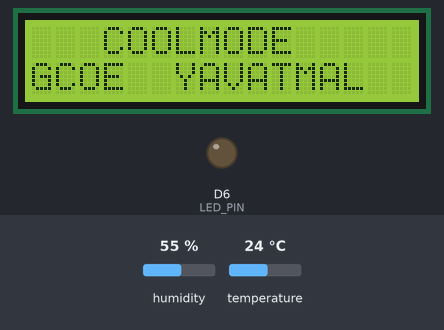
Bench run of a sketch on a simulated ESP8266 (NodeMCU). Parts: 16×2 character LCD, output pins drawn as LEDs (lit = HIGH). Inputs (shaded band) come from the test bench; at power-on: humidity 55 %, temperature 24 °C. WiFi joins after 1.5 s; servers stay silent unless stated; uploads are accepted with an empty reply; what the sketch prints to the serial monitor is not drawn.

Above: at 0.7 s.
At 4.2 s:
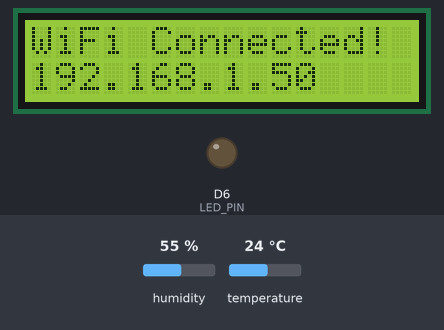

The sketch:

esp8266_coolmode.ino
```cpp
/*
 =========================================================================================
  PROJECT: COOLMODE IoT Station
  DESCRIPTION: Formative Information on Temperature & Humidity, Smart LCD & LED Automation
  INSTITUTION: Government College Of Engineering Yavatmal (GCOEY)
  DEPARTMENT: Dept. of Electrical Engineering
  AUTHORS: JAYESH AND PRAKASH
 =========================================================================================

  HARDWARE PIN CONNECTIONS (NodeMCU / ESP8266):
  ---------------------------------------------------------------------------------------
  Component         ESP8266 Pin    GPIO Pin     Notes
  ---------------------------------------------------------------------------------------
  DHT11 Data Pin    D5             GPIO 14      Use 10k pull-up resistor to 3.3V if bare sensor
  LED Anode (+)     D6             GPIO 12      Cathode (-) to GND via 220-330 ohm resistor
  LCD 16x2 I2C SCL  D1             GPIO 5       Connect to I2C Backpack SCL (VCC to 5V/VIN)
  LCD 16x2 I2C SDA  D2             GPIO 4       Connect to I2C Backpack SDA (GND to GND)
  ---------------------------------------------------------------------------------------

  REQUIRED ARDUINO LIBRARIES (Install via Library Manager in Arduino IDE):
  1. ESP8266WiFi & ESP8266HTTPClient (Built into ESP8266 Board Package)
  2. DHT sensor library by Adafruit
  3. Adafruit Unified Sensor by Adafruit (Dependency for DHT)
  4. LiquidCrystal_I2C by Frank de Brabander
  5. ArduinoJson by Benoit Blanchon (Version 6.x or 7.x)
 =========================================================================================
*/

#include <ESP8266WiFi.h>
#include <ESP8266HTTPClient.h>
#include <WiFiClientSecure.h>
#include <Wire.h>
#include <LiquidCrystal_I2C.h>
#include <DHT.h>
#include <ArduinoJson.h>

// ==========================================
// 1. NETWORK & CREDENTIALS
// ==========================================
const char* WIFI_SSID     = "CoE Yavatmal";
const char* WIFI_PASSWORD = "shoaib845";

// ==========================================
// 2. LIVE RENDER CLOUD SERVER CONFIGURATION
// ==========================================
const char* SERVER_URL = "https://coolmode-iot-3.onrender.com";

// Device Sync Endpoint: POST /api/device/sync
String syncEndpoint = String(SERVER_URL) + "/api/device/sync";

// ==========================================
// 3. PIN DEFINITIONS
// ==========================================
#define DHTPIN  D5      // GPIO 14: DHT11 Sensor
#define DHTTYPE DHT11   // Sensor Model
#define LED_PIN D6      // GPIO 12: Digital Actuator / LED

// I2C LCD Configuration (Address 0x27 is standard; some modules use 0x3F)
LiquidCrystal_I2C lcd(0x27, 16, 2);
DHT dht(DHTPIN, DHTTYPE);

// Polling interval: exactly every 10 seconds
const unsigned long POLL_INTERVAL = 10000;
unsigned long lastPollTime = 0;

// Track last displayed LCD message to prevent screen flicker
String lastLine1 = "";
String lastLine2 = "";

// Helper to format/pad strings to 16 characters for 16x2 LCD
String formatLcdLine(String text) {
  if (text.length() > 16) {
    return text.substring(0, 16);
  }
  while (text.length() < 16) {
    text += " ";
  }
  return text;
}

void setup() {
  Serial.begin(115200);
  delay(500);

  Serial.println("\n\n=======================================================");
  Serial.println("  COOLMODE IoT - GCOE YAVATMAL ELECTRICAL DEPT");
  Serial.println("  Authors: JAYESH AND PRAKASH");
  Serial.printf("  Server: %s\n", SERVER_URL);
  Serial.println("=======================================================");

  // Initialize LED Pin
  pinMode(LED_PIN, OUTPUT);
  digitalWrite(LED_PIN, LOW);

  // Initialize DHT11 Sensor
  dht.begin();

  // Initialize I2C LCD on D1 (SCL) and D2 (SDA)
  Wire.begin(D2, D1); // SDA = D2 (GPIO 4), SCL = D1 (GPIO 5)
  lcd.init();
  lcd.backlight();
  lcd.clear();

  // Welcome Boot Screen
  lcd.setCursor(0, 0);
  lcd.print("   COOLMODE   ");
  lcd.setCursor(0, 1);
  lcd.print("GCOE  YAVATMAL");
  delay(2000);

  lcd.clear();
  lcd.setCursor(0, 0);
  lcd.print("WiFi Connecting");
  lcd.setCursor(0, 1);
  lcd.print("CoE Yavatmal...");

  // Connect to WiFi
  Serial.print("Connecting to WiFi: ");
  Serial.println(WIFI_SSID);
  WiFi.mode(WIFI_STA);
  WiFi.begin(WIFI_SSID, WIFI_PASSWORD);

  int attempts = 0;
  while (WiFi.status() != WL_CONNECTED && attempts < 30) {
    delay(500);
    Serial.print(".");
    attempts++;
  }

  if (WiFi.status() == WL_CONNECTED) {
    Serial.println("\nWiFi Connected successfully!");
    Serial.print("Assigned IP: ");
    Serial.println(WiFi.localIP());

    lcd.clear();
    lcd.setCursor(0, 0);
    lcd.print("WiFi Connected! ");
    lcd.setCursor(0, 1);
    lcd.print(WiFi.localIP());
    delay(2000);
  } else {
    Serial.println("\nWiFi connection failed! Running in offline fallback mode.");
    lcd.clear();
    lcd.setCursor(0, 0);
    lcd.print("WiFi Failed!    ");
    lcd.setCursor(0, 1);
    lcd.print("Local Mode Active");
    delay(2000);
  }

  lcd.clear();
}

void loop() {
  unsigned long currentMillis = millis();

  // Execute sync routine every 10 seconds
  if (currentMillis - lastPollTime >= POLL_INTERVAL || lastPollTime == 0) {
    lastPollTime = currentMillis;

    // 1. Read DHT11 Temperature & Humidity
    float humidity = dht.readHumidity();
    float temperature = dht.readTemperature(); // Celsius

    // Handle sensor read failure gracefully
    if (isnan(humidity) || isnan(temperature)) {
      Serial.println("[ERROR] Failed to read from DHT11 sensor! Checking connections...");
      temperature = 0.0;
      humidity = 0.0;
    } else {
      Serial.println("-------------------------------------------------------");
      Serial.printf("[SENSOR READ] Temp: %.1f °C  |  Humidity: %.1f %%\n", temperature, humidity);
    }

    // 2. Synchronize with Live Render Server
    if (WiFi.status() == WL_CONNECTED) {
      syncWithServer(temperature, humidity);
    } else {
      // Offline fallback: Attempt reconnection & display readings locally
      Serial.println("[WARN] WiFi disconnected. Attempting reconnection...");
      WiFi.reconnect();

      // Show local sensor values on LCD
      char buf1[17];
      char buf2[17];
      snprintf(buf1, sizeof(buf1), "Temp: %.1f C", temperature);
      snprintf(buf2, sizeof(buf2), "Humidity: %.1f %%", humidity);
      updateLcd(String(buf1), String(buf2));
    }
  }
}

// Perform Cloud Sync over HTTPS (Sends DHT11 data, receives LED & LCD updates in single pulse)
void syncWithServer(float temp, float hum) {
  // Use WiFiClientSecure for HTTPS connection to Render
  WiFiClientSecure client;
  client.setInsecure(); // Allows secure SSL connection without storing root certificates

  HTTPClient http;
  http.setTimeout(12000); // 12-second timeout for cloud transmission
  http.setFollowRedirects(HTTPC_STRICT_FOLLOW_REDIRECTS);

  Serial.print("[HTTPS] Syncing with: ");
  Serial.println(syncEndpoint);

  if (http.begin(client, syncEndpoint)) {
    http.addHeader("Content-Type", "application/json");

    // Build JSON Payload
    StaticJsonDocument<128> docOut;
    docOut["temperature"] = temp;
    docOut["humidity"] = hum;

    String requestBody;
    serializeJson(docOut, requestBody);

    // Send HTTPS POST to Render
    int httpResponseCode = http.POST(requestBody);

    if (httpResponseCode == HTTP_CODE_OK || httpResponseCode == 201) {
      String response = http.getString();
      Serial.print("[HTTP Response] ");
      Serial.println(response);

      // Parse Server Response
      StaticJsonDocument<384> docIn;
      DeserializationError error = deserializeJson(docIn, response);

      if (!error) {
        // Tab 3: Update LED state on Pin D6
        int ledState = docIn["led"] | 0;
        digitalWrite(LED_PIN, (ledState == 1) ? HIGH : LOW);
        Serial.printf("[LED ACTUATOR] State: %s (Pin D6)\n", (ledState == 1) ? "HIGH / ON" : "LOW / OFF");

        // Tab 2: Update Smart LCD 16x2
        const char* l1 = docIn["lcd_line1"] | "COOLMODE IoT";
        const char* l2 = docIn["lcd_line2"] | "System Ready";
        updateLcd(String(l1), String(l2));
      } else {
        Serial.print("[JSON ERROR] Parsing failed: ");
        Serial.println(error.f_str());
      }
    } else {
      Serial.printf("[HTTP ERROR] POST failed with code: %d\n", httpResponseCode);
      // Display error on LCD
      if (httpResponseCode == -1) {
        updateLcd("Server Sleeping", "Waking Render...");
      } else {
        updateLcd("Server Sync Err", "Code: " + String(httpResponseCode));
      }
    }

    http.end();
  } else {
    Serial.println("[HTTP ERROR] Unable to initiate HTTPS connection to Render.");
    updateLcd("HTTPS Connect", "Failed to start");
  }
}

// Update LCD screen with anti-flicker check
void updateLcd(String line1, String line2) {
  line1 = formatLcdLine(line1);
  line2 = formatLcdLine(line2);

  if (line1 != lastLine1 || line2 != lastLine2) {
    lcd.setCursor(0, 0);
    lcd.print(line1);
    lcd.setCursor(0, 1);
    lcd.print(line2);

    lastLine1 = line1;
    lastLine2 = line2;
    Serial.println("[LCD UPDATE]");
    Serial.println("  Line 1: [" + line1 + "]");
    Serial.println("  Line 2: [" + line2 + "]");
  }
}
```

Measured:
- what the display in image 0 shows lasts 2.0 s, from 0.6 s to 2.6 s
